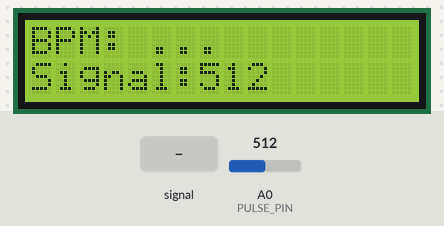
Recording of a sketch running on a simulated Arduino Uno, built with avr-gcc and run on an emulated ATmega328P. Parts: 16×2 character LCD. The inputs (shaded band) are chosen by the test bench; at power-on: A0 (PULSE_PIN) = 512. What the sketch prints to the serial monitor is not drawn.

Above: at 2.3 s.
2.4 s: A0 (PULSE_PIN) set to 111
At 3.8 s:
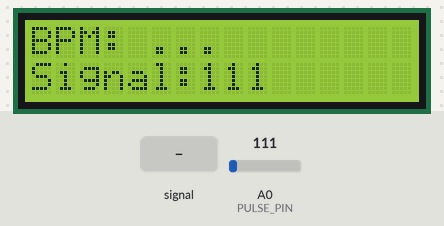
4.1 s: A0 (PULSE_PIN) set to 91
At 5.1 s:
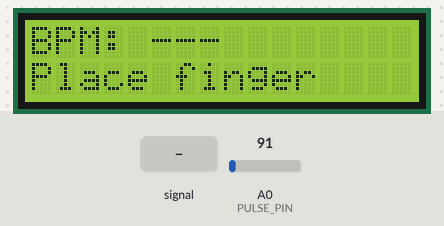
5.7 s: A0 (PULSE_PIN) set to 294
7.4 s: A0 (PULSE_PIN) set to 319
At 8.4 s:
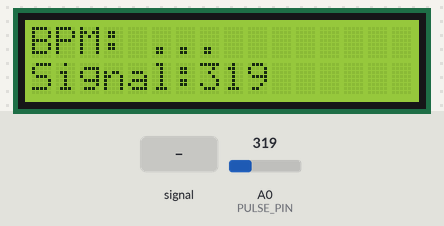
9.3 s: A0 (PULSE_PIN) fed a 200 Hz sine of ±81 counts around its level
At 9.7 s:
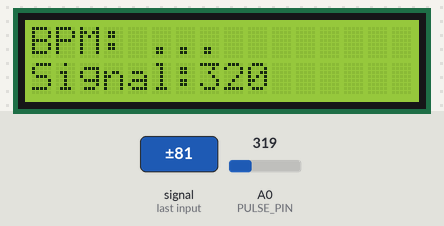
11.3 s: A0 (PULSE_PIN) fed a 1000 Hz sine of ±255 counts around its level
At 11.8 s:
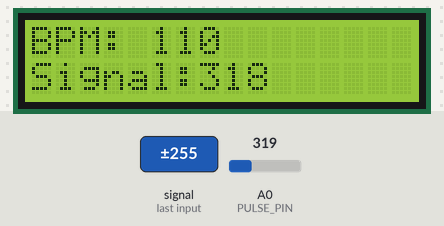
Timing chart, 0 to 14.3 s (numbered marks = the images above; inputs shaded):
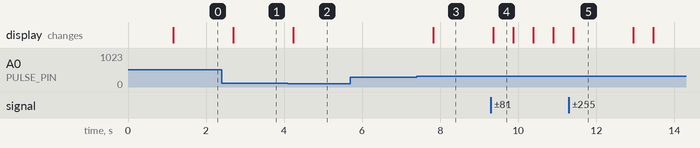

Measured:
- the behaviour switches between 100 and 99 on A0 (PULSE_PIN) (found by bisection; images 1 and 2)
- the behaviour switches between 300 and 301 on A0 (PULSE_PIN) (found by bisection; images 2 and 3)
- after the input at 2.4 s, the display: changes after 0.30 s (image 1)
- after the input at 4.1 s, the display: changes after 0.14 s (image 2)
- after the input at 5.7 s, every drawn part: stays the same
- after the input at 7.4 s, the display: changes after 0.42 s (image 3)
- after the input at 9.3 s, the display: changes after 0.06 s (image 4)
- what the display in image 4 shows lasts 0.5 s, from 9.4 s to 9.9 s

The sketch:

01.ino
```cpp
#include <Wire.h>
#include <LiquidCrystal_I2C.h>

LiquidCrystal_I2C lcd(0x27, 16, 2);

const int PULSE_PIN = A0;

// ค่าตรวจนิ้ว จากเซนเซอร์ของคุณ
const int FINGER_ON  = 300;
const int FINGER_OFF = 100;

// Moving Average
#define SAMP_SIZE 4
float reads[SAMP_SIZE];
float sum = 0;
int ptr = 0;

// ตรวจชีพจร
float before = 0;
int riseCount = 0;
bool rising = false;

unsigned long lastBeat = 0;

float gap1 = 0;
float gap2 = 0;
float gap3 = 0;

int bpm = 0;
bool fingerOn = false;

unsigned long lastLCD = 0;


// =====================================================
// อ่านค่าเฉลี่ย 20 ms
// =====================================================
float readPulse() {

  unsigned long start = millis();

  long total = 0;
  int count = 0;

  while (millis() - start < 20) {

    total += analogRead(PULSE_PIN);
    count++;

  }

  return (float)total / count;
}


// =====================================================
// SETUP
// =====================================================
void setup() {

  Serial.begin(115200);

  lcd.init();
  lcd.backlight();

  lcd.setCursor(0, 0);
  lcd.print("Pulse Sensor");

  lcd.setCursor(0, 1);
  lcd.print("Place finger");

  // เตรียมค่าเริ่มต้น
  float value = readPulse();

  for (int i = 0; i < SAMP_SIZE; i++) {
    reads[i] = value;
  }

  sum = value * SAMP_SIZE;
  before = value;

  delay(1000);
  lcd.clear();
}


// =====================================================
// LOOP
// =====================================================
void loop() {

  // -------------------------------------------------
  // 1. อ่าน Sensor
  // -------------------------------------------------

  float raw = readPulse();


  // -------------------------------------------------
  // 2. Moving Average
  // -------------------------------------------------

  sum -= reads[ptr];

  reads[ptr] = raw;

  sum += raw;

  ptr++;

  if (ptr >= SAMP_SIZE) {
    ptr = 0;
  }

  float signal = sum / SAMP_SIZE;


  // -------------------------------------------------
  // 3. ตรวจว่ามีนิ้วหรือไม่
  // -------------------------------------------------

  if (!fingerOn && signal > FINGER_ON) {

    fingerOn = true;

    bpm = 0;

    lastBeat = 0;

    gap1 = 0;
    gap2 = 0;
    gap3 = 0;

    riseCount = 0;
    rising = false;

    before = signal;
  }


  if (fingerOn && signal < FINGER_OFF) {

    fingerOn = false;

    bpm = 0;

    lastBeat = 0;

    gap1 = 0;
    gap2 = 0;
    gap3 = 0;

    riseCount = 0;
    rising = false;
  }


  // -------------------------------------------------
  // 4. ตรวจจับชีพจร
  // -------------------------------------------------

  if (fingerOn) {

    // สัญญาณกำลังขึ้น
    if (signal > before) {

      riseCount++;


      // ขึ้นต่อเนื่อง 4 ครั้ง
      if (!rising && riseCount >= 4) {

        rising = true;

        unsigned long now = millis();


        // Beat แรก
        if (lastBeat == 0) {

          lastBeat = now;

        }

        else {

          unsigned long gap = now - lastBeat;


          // 40 - 200 BPM
          if (gap >= 300 && gap <= 1500) {

            lastBeat = now;


            // เลื่อนค่าเก่า
            gap3 = gap2;
            gap2 = gap1;
            gap1 = gap;


            // มีข้อมูลครบ 3 Beat
            if (gap3 > 0) {

              float average =
                (gap1 * 0.4) +
                (gap2 * 0.3) +
                (gap3 * 0.3);


              int newBPM =
                60000.0 / average;


              if (newBPM >= 40 &&
                  newBPM <= 180) {

                bpm = newBPM;

              }
            }

          }


          // ถ้านานเกินไป เริ่มใหม่
          if (gap > 1500) {

            lastBeat = now;

            gap1 = 0;
            gap2 = 0;
            gap3 = 0;

            bpm = 0;
          }
        }
      }
    }

    else {

      rising = false;
      riseCount = 0;

    }
  }


  before = signal;


  // -------------------------------------------------
  // 5. Serial Monitor / Plotter
  // -------------------------------------------------

  Serial.print("Signal:");
  Serial.print(signal);

  Serial.print("\tBPM:");
  Serial.println(bpm);


  // -------------------------------------------------
  // 6. LCD
  // -------------------------------------------------

  if (millis() - lastLCD >= 500) {

    lastLCD = millis();

    lcd.setCursor(0, 0);


    // ไม่มีนิ้ว
    if (!fingerOn) {

      lcd.print("BPM: ---        ");

      lcd.setCursor(0, 1);
      lcd.print("Place finger    ");

    }


    // มีนิ้ว
    else {

      lcd.print("BPM: ");

      if (bpm == 0) {

        lcd.print("...        ");

      }

      else {

        lcd.print(bpm);
        lcd.print("         ");

      }


      lcd.setCursor(0, 1);

      lcd.print("Signal:");

      lcd.print((int)signal);

      lcd.print("      ");
    }
  }
}
```
